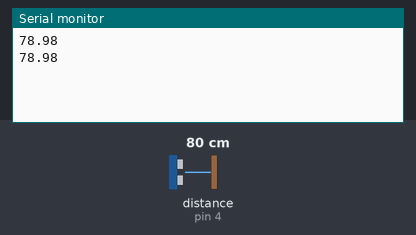
Bench run of a sketch on a simulated Arduino Uno, built with avr-gcc and run on an emulated ATmega328P. Parts: the last lines printed to the serial monitor. Wiring (inferred from the names in the program): ultrasonic range finder: trigger pin 2; echo pin 4. The test bench sets the inputs (shaded band); at power-on: distance to the obstacle (sensor on pin 4) 80 cm. The echo pulse lasts 58.3 µs per cm.

Above: at 2.8 s.
2.9 s: distance to the obstacle (sensor on pin 4) set to 2 cm
At 3.8 s:
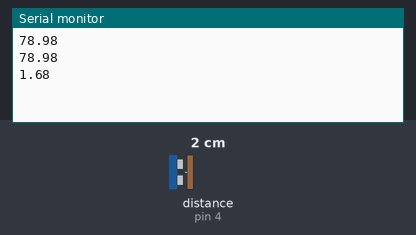
4.4 s: distance to the obstacle (sensor on pin 4) set to 4 cm
At 5.5 s:
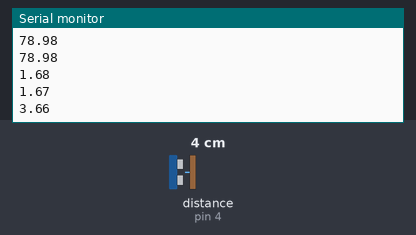
Timing chart, 0 to 7.4 s (numbered marks = the images above; inputs shaded):
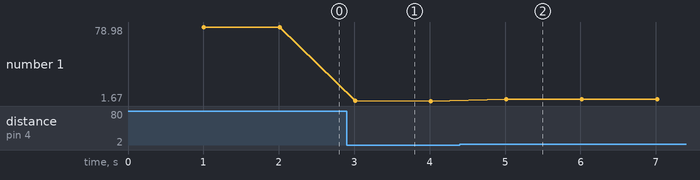

Measured:
- after the input at 2.9 s, the serial monitor: prints a new line after 0.11 s (image 1)
- after the input at 4.4 s, the serial monitor: prints a new line after 0.61 s (image 2)
- plotted number 1: 78.98 → 1.67 after the input at 2.9 s, 1.67 → 3.66 after the input at 4.4 s

The sketch:

sensor_HCSR04_test.ino
```cpp
#include<Wire.h>

const int triggerPin = 2;
const int echoPin = 4;
const int vcc = 8;

double duration, distance;

void setup() {
  // put your setup code here, to run once:
  pinMode(triggerPin, OUTPUT);
  pinMode(echoPin, INPUT);
  pinMode(vcc, OUTPUT);
  Serial.begin(9600);
}

void loop() {
  // put your main code here, to run repeatedly:

  delay(1000);
  digitalWrite(vcc, HIGH);

  digitalWrite(triggerPin, LOW);
  delayMicroseconds(2);

  digitalWrite(triggerPin, HIGH);
  delayMicroseconds(10);

  digitalWrite(triggerPin, LOW);
  duration = pulseIn(echoPin, HIGH);

  distance = duration * 0.0340 / 2;

  Serial.println(distance);
}
```
